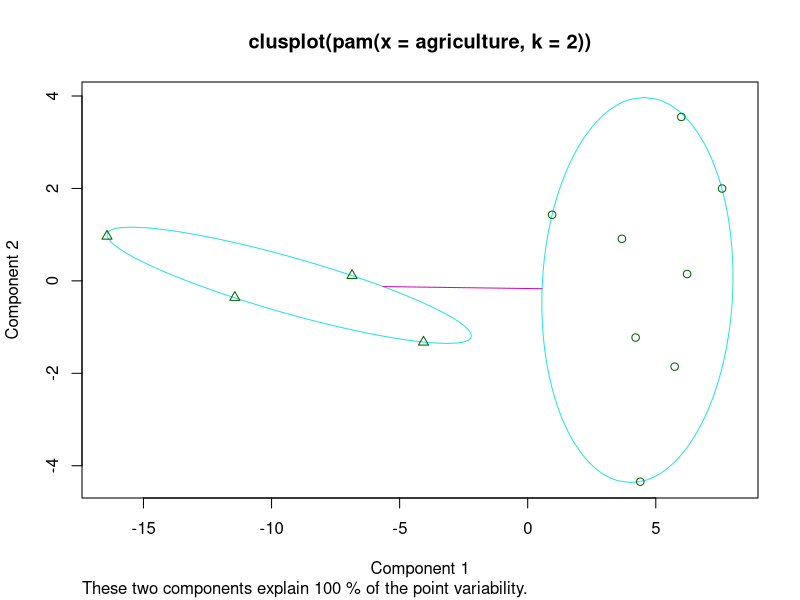
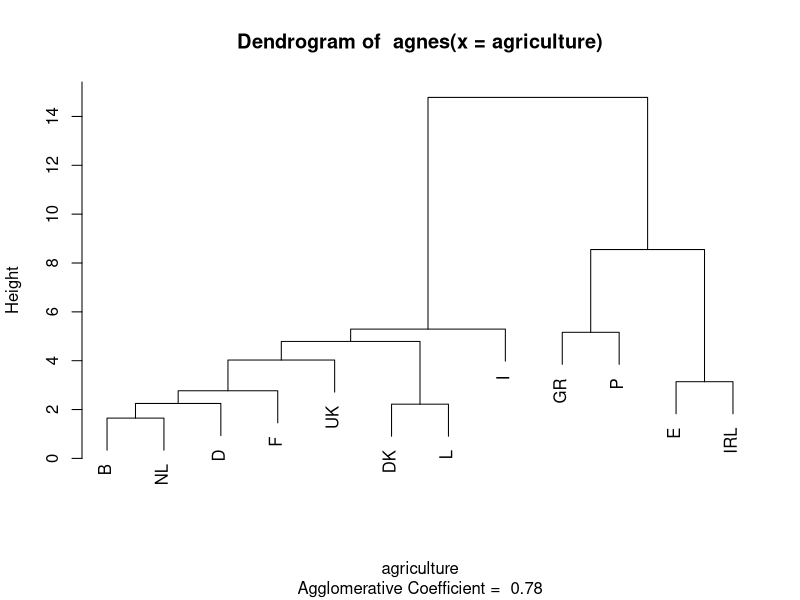
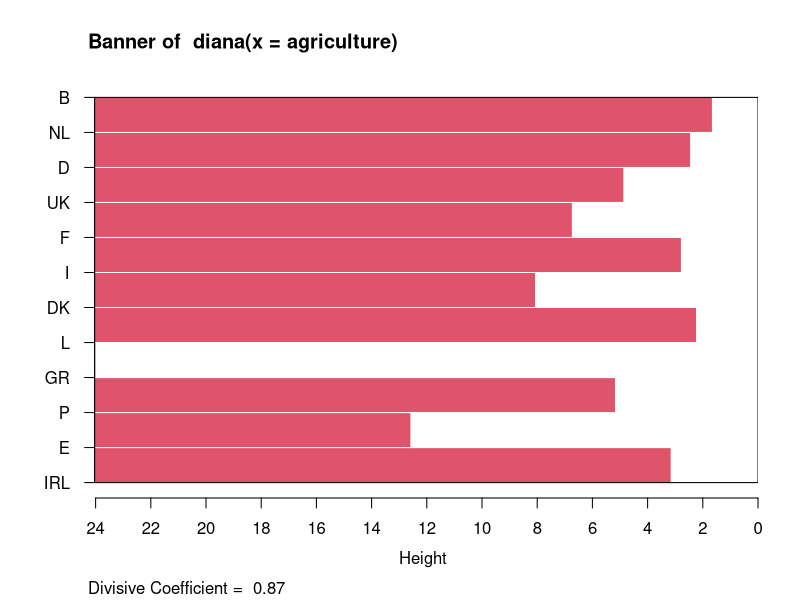

Recreate these plots in R, in order.
## ---- chunk 1
libs <- c('cluster', 'psych')
sapply(libs, require, character.only = TRUE)
## ---- chunk 2
data(agriculture)

## Calcula matriz de dissimilaridade usando distância euclidiana 
## e sem padronização das variáveis
daisy(agriculture, metric = "euclidean", stand = FALSE)

## Usa método de particionamento pelo meióide 
## Partitioning Around Medoids (PAM)
plot(pam(agriculture, 2), which.plots = 1)

## Gráfico dendograma usando método aglomeração mais próximo
## agnes
plot(agnes(agriculture), which.plots = 2)


## Plot dissimilaridade usando método divisivo
## diana
plot(diana(agriculture), which.plots = 1)
